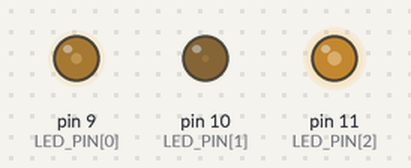
Simulated run of this sketch. Board: Arduino Uno, built with avr-gcc and run on an emulated ATmega328P. On the bench: output pins drawn as LEDs (lit = HIGH).

Above: at 0.05 s.
At 1.05 s:
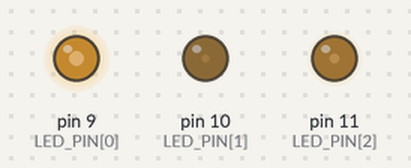
At 2.1 s:
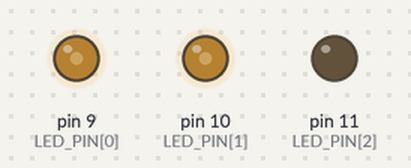
At 3.1 s:
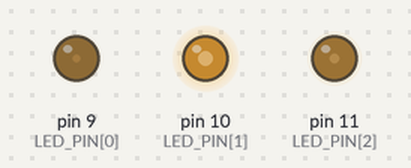
At 4.15 s:
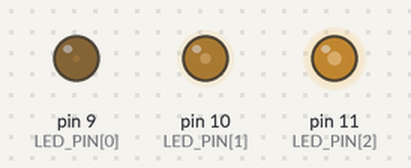
Timing chart, 0 to 6.5 s (numbered marks = the images above):
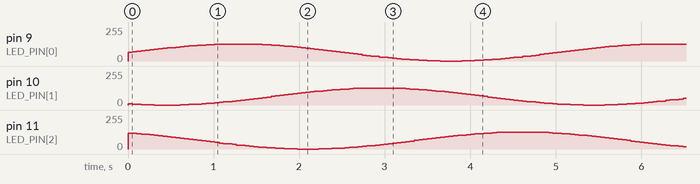

The sketch:

sample_rgb.ino
```cpp
/*
  Sample Program for RGB-LED.
  For Lecture of "Embedded System"
  in Department of Mechanical Systems Engineering,
  Faculty of Systems Design,
  Tokyo Metropolitan University.
  Oct. 2020. N.Takesue
*/
const int NUM_LED = 3;            // LEDの個数
const int LED_PIN[NUM_LED] = {9, 10, 11}; // LEDのピン番号(RGB)
const int BRIGHTNESS = 128;       // 最大のデューティ比(x/255)
const float PERIOD = 5000.0;      // 明るさ（デューティ比）を変化する周期[ms]
const int UPDATE_TIME = 50;       // 明るさ（デューティ比）を更新する周期[ms]

void setup() {}

void loop()
{
  for (int i = 0; i < NUM_LED; i++) {
    analogWrite(LED_PIN[i], BRIGHTNESS *
    (sin(2.0 * PI * ((float)millis() / PERIOD - (float)i / 3.0)) + 1) * 0.5);
  }
  delay(UPDATE_TIME);                // デューティ比の更新を待機
}
```
